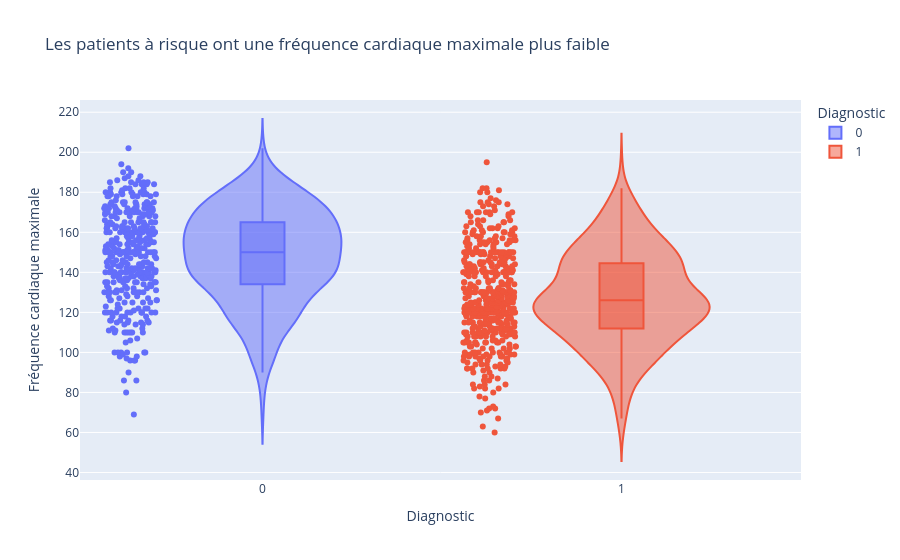

This figure's notebook cell:
### Code cell
# Q5 : profil du patient à risque (âge, fréquence cardiaque max,diagnostic)
fig = px.violin(df, y="MaxHR", x="HeartDisease", color="HeartDisease", box=True, points="all",
                title="Les patients à risque ont une fréquence cardiaque maximale plus faible",
                labels={"MaxHR": "Fréquence cardiaque maximale", "HeartDisease": "Diagnostic"})
fig.show()

### Figure 1 — Plotly figure (JSON) as saved in the notebook; plotly's stock layout.template omitted (floating-point values rounded to 4 significant figures; data arrays with more than 128 entries replaced by an {"elided": "..."} marker saying what was removed)
{"data": [{"alignmentgroup": "True", "box": {"visible": true}, "hovertemplate": "Diagnostic=%{x}<br>Fréquence cardiaque maximale=%{y}<extra></extra>", "legendgroup": "0", "marker": {"color": "#636efa"}, "name": "0", "offsetgroup": "0", "orientation": "v", "points": "all", "scalegroup": "True", "showlegend": true, "type": "violin", "x": {"elided": "410 int values"}, "x0": " ", "xaxis": "x", "y": {"elided": "410 int values"}, "y0": " ", "yaxis": "y"}, {"alignmentgroup": "True", "box": {"visible": true}, "hovertemplate": "Diagnostic=%{x}<br>Fréquence cardiaque maximale=%{y}<extra></extra>", "legendgroup": "1", "marker": {"color": "#EF553B"}, "name": "1", "offsetgroup": "1", "orientation": "v", "points": "all", "scalegroup": "True", "showlegend": true, "type": "violin", "x": {"elided": "508 int values"}, "x0": " ", "xaxis": "x", "y": {"elided": "508 int values"}, "y0": " ", "yaxis": "y"}], "layout": {"legend": {"title": {"text": "Diagnostic"}, "tracegroupgap": 0}, "title": {"text": "Les patients à risque ont une fréquence cardiaque maximale plus faible"}, "violinmode": "overlay", "xaxis": {"anchor": "y", "categoryarray": [0, 1], "categoryorder": "array", "domain": [0, 1], "title": {"text": "Diagnostic"}}, "yaxis": {"anchor": "x", "domain": [0, 1], "title": {"text": "Fréquence cardiaque maximale"}}}}
